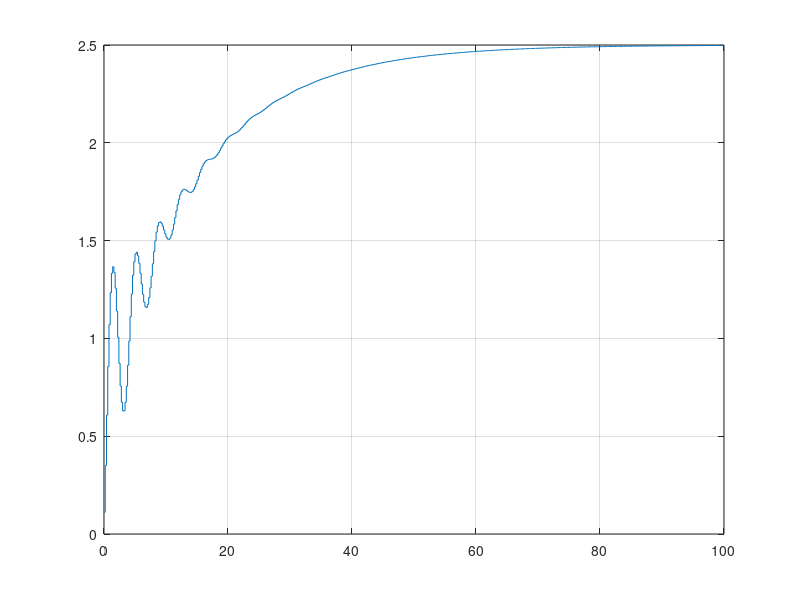
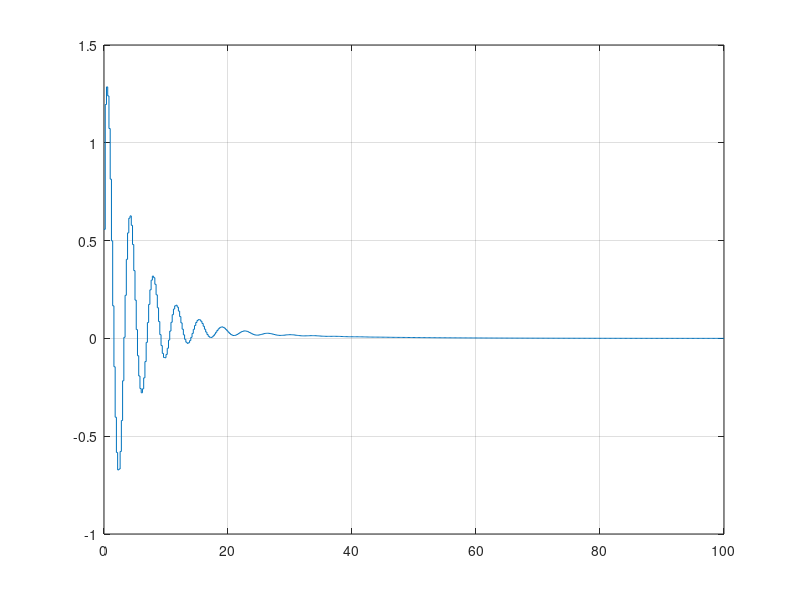
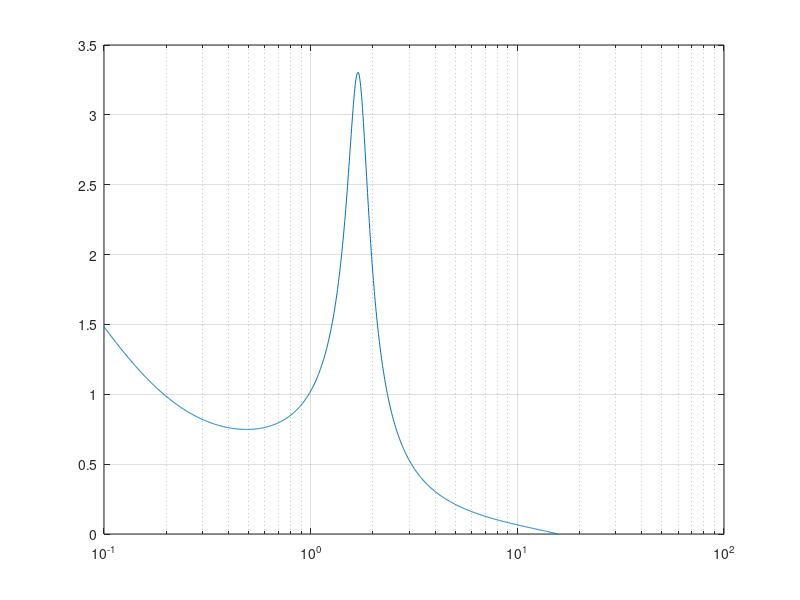
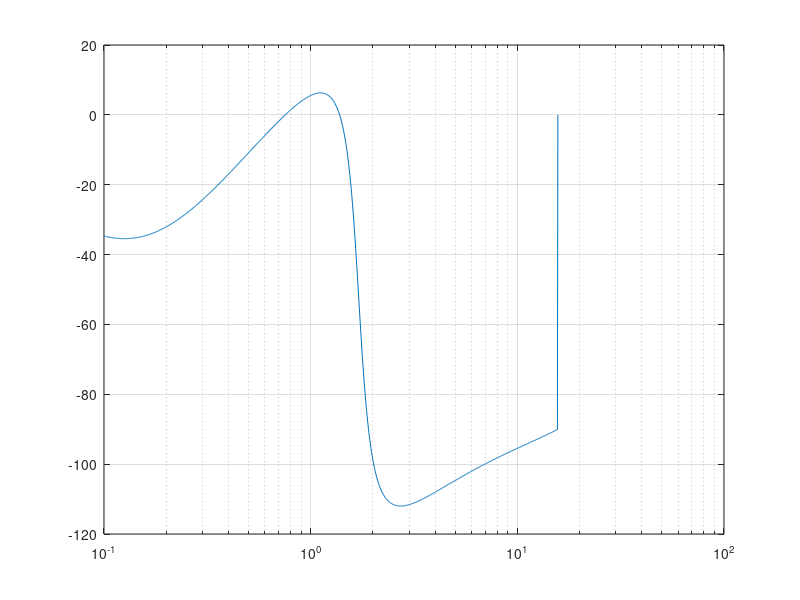

These charts were generated, in order, by the following MATLAB code:

A = [[ 0.85150898 -0.55915571 -0.03703018];
 [ 0.1851509   0.94408443 -0.00370302];
 [ 0.01851509  0.19440844  0.9996297 ];];

%[ [-0.5, -3, -0.2], [1,  0, 0],[0,1,0] ]
%[ [1], [0],[0] ]
%[ [1, 2, 0.5] ]

B = [[0.1851509 ];
 [0.01851509];
 [0.00185151];];

C =  [[1.11553416 1.71310868 0.47768932]];

D = [[0.11155342]];

Gs = ss(A,B,C,D, 0.2)

[Step_y, Step_t] = step(Gs, 100);
[Impulse_y, Impulse_t] = impulse(Gs, 100);
[MagB, PhaB, FreqB] = bode(Gs);
[GM, GP, Wg, Wp] = margin(Gs);
[Re,Img,FreqN] = nyquist(Gs);
[r, k] = rlocus(Gs);
[MagN, PhaN, WN] = nichols(Gs);


GM = mag2db(GM);
Mag = mag2db(MagB);
MagN = mag2db(MagN);

figure(1)
stairs(Step_t, Step_y)
grid()

figure(2)
stairs(Impulse_t, Impulse_y)
grid()

figure(3)
semilogx(FreqB, squeeze(MagB))
grid()

figure(4)
semilogx(FreqB, squeeze(PhaB))
grid()

figure(5)
plot(squeeze(Re), squeeze(Img),squeeze(Re), squeeze(-Img))
grid()

figure(6)
index = size(r);
for i=1:index(1)
    plot(real(r(i,:)), imag(r(i,:)))
    hold on
end
grid()
hold off

figure(7)
plot(squeeze(PhaN), squeeze(MagN))
grid()

set = 'S2D';
save(strcat(set,'Step'),'Step_t','Step_y')
save(strcat(set,'Imp'),'Impulse_y','Impulse_t')
save(strcat(set,'Bode'),'MagB','PhaB','FreqB')
save(strcat(set,'Margin'),'GM','GP','Wg','Wp')
save(strcat(set,'Nyquist'),'Re','Img','FreqN')
save(strcat(set,'Rlocus'),'r','k')
save(strcat(set,'Nichols'),'MagN','PhaN','WN')
